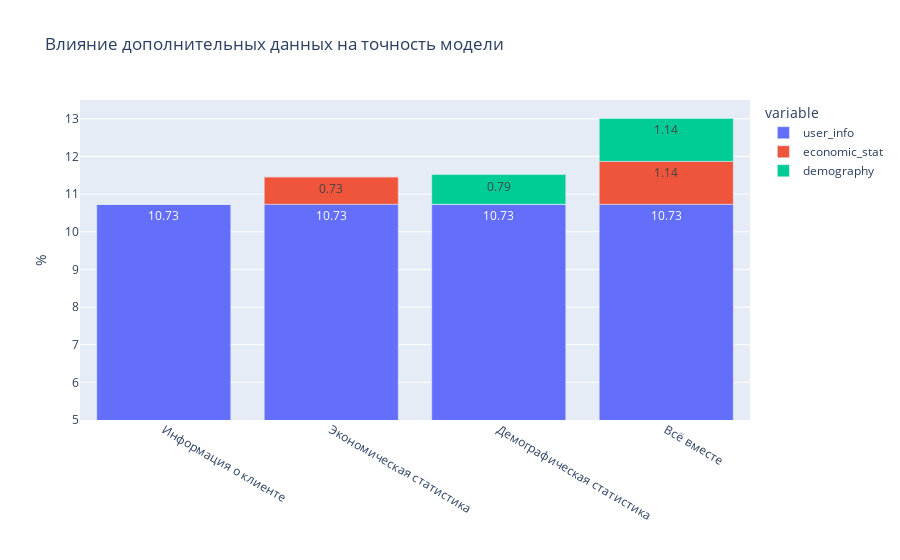

The cell this chart's notebook holds for it:
### Code cell
px.bar(bar_plot_df, range_y=[5, 13.5], text_auto=True,
        x=["Информация о клиенте", "Экономическая статистика", "Демографическая статистика", "Всё вместе"], 
        y=["user_info", "economic_stat", "demography"],
        labels={"value": "%", "x": "", 
                "user_info" : "Информация о клиенте",
                "economic_stat" : "Экономическая статистика",
                "demography" : "Демографическая статистика"},
        title="Влияние дополнительных данных на точность модели"
)

### Figure 1 — Plotly figure (JSON) as saved in the notebook; plotly's stock layout.template omitted (floating-point values rounded to 4 significant figures)
{"data": [{"alignmentgroup": "True", "hovertemplate": "variable=user_info<br>=%{x}<br>%=%{y}<extra></extra>", "legendgroup": "user_info", "marker": {"color": "#636efa", "pattern": {"shape": ""}}, "name": "user_info", "offsetgroup": "user_info", "orientation": "v", "showlegend": true, "textposition": "auto", "texttemplate": "%{y}", "type": "bar", "x": ["Информация о клиенте", "Экономическая статистика", "Демографическая статистика", "Всё вместе"], "xaxis": "x", "y": [10.73, 10.73, 10.73, 10.73], "yaxis": "y"}, {"alignmentgroup": "True", "hovertemplate": "variable=economic_stat<br>=%{x}<br>%=%{y}<extra></extra>", "legendgroup": "economic_stat", "marker": {"color": "#EF553B", "pattern": {"shape": ""}}, "name": "economic_stat", "offsetgroup": "economic_stat", "orientation": "v", "showlegend": true, "textposition": "auto", "texttemplate": "%{y}", "type": "bar", "x": ["Информация о клиенте", "Экономическая статистика", "Демографическая статистика", "Всё вместе"], "xaxis": "x", "y": [0, 0.73, 0, 1.14], "yaxis": "y"}, {"alignmentgroup": "True", "hovertemplate": "variable=demography<br>=%{x}<br>%=%{y}<extra></extra>", "legendgroup": "demography", "marker": {"color": "#00cc96", "pattern": {"shape": ""}}, "name": "demography", "offsetgroup": "demography", "orientation": "v", "showlegend": true, "textposition": "auto", "texttemplate": "%{y}", "type": "bar", "x": ["Информация о клиенте", "Экономическая статистика", "Демографическая статистика", "Всё вместе"], "xaxis": "x", "y": [0, 0, 0.79, 1.14], "yaxis": "y"}], "layout": {"barmode": "relative", "legend": {"title": {"text": "variable"}, "tracegroupgap": 0}, "title": {"text": "Влияние дополнительных данных на точность модели"}, "xaxis": {"anchor": "y", "domain": [0, 1], "title": {"text": ""}}, "yaxis": {"anchor": "x", "domain": [0, 1], "range": [5, 13.5], "title": {"text": "%"}}}}
